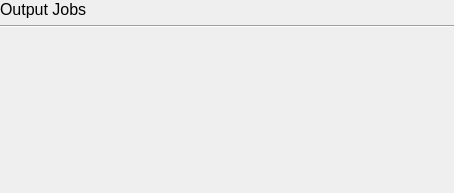
<?xml version="1.0" encoding="UTF-8"?>
<ui version="4.0">
 <class>librepcb::editor::OutputJobHomeWidget</class>
 <widget class="QWidget" name="librepcb::editor::OutputJobHomeWidget">
  <property name="geometry">
   <rect>
    <x>0</x>
    <y>0</y>
    <width>454</width>
    <height>193</height>
   </rect>
  </property>
  <property name="windowTitle">
   <string notr="true"/>
  </property>
  <layout class="QVBoxLayout" name="verticalLayout">
   <property name="leftMargin">
    <number>0</number>
   </property>
   <property name="topMargin">
    <number>0</number>
   </property>
   <property name="rightMargin">
    <number>0</number>
   </property>
   <property name="bottomMargin">
    <number>0</number>
   </property>
   <item>
    <widget class="QLabel" name="label_2">
     <property name="font">
      <font>
       <pointsize>12</pointsize>
      </font>
     </property>
     <property name="text">
      <string>Output Jobs</string>
     </property>
    </widget>
   </item>
   <item>
    <widget class="Line" name="line">
     <property name="orientation">
      <enum>Qt::Horizontal</enum>
     </property>
    </widget>
   </item>
   <item>
    <widget class="QLabel" name="lblInfo">
     <property name="sizePolicy">
      <sizepolicy hsizetype="Ignored" vsizetype="Expanding">
       <horstretch>0</horstretch>
       <verstretch>0</verstretch>
      </sizepolicy>
     </property>
     <property name="alignment">
      <set>Qt::AlignLeading|Qt::AlignLeft|Qt::AlignTop</set>
     </property>
     <property name="wordWrap">
      <bool>true</bool>
     </property>
    </widget>
   </item>
   <item>
    <widget class="QLabel" name="lblNote">
     <property name="sizePolicy">
      <sizepolicy hsizetype="Ignored" vsizetype="Fixed">
       <horstretch>0</horstretch>
       <verstretch>0</verstretch>
      </sizepolicy>
     </property>
     <property name="text">
      <string/>
     </property>
     <property name="alignment">
      <set>Qt::AlignBottom|Qt::AlignLeading|Qt::AlignLeft</set>
     </property>
     <property name="wordWrap">
      <bool>true</bool>
     </property>
    </widget>
   </item>
  </layout>
 </widget>
 <resources/>
 <connections/>
</ui>
